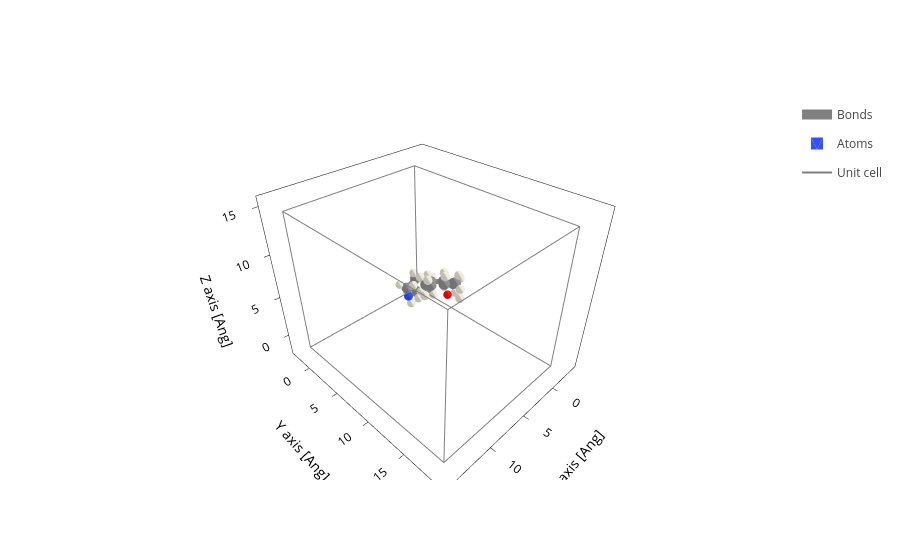

Notebook code for this chart:
### Code cell
molecule.plot()

### Figure 1 — Plotly figure (JSON) as saved in the notebook; plotly's stock layout.template omitted (floating-point values rounded to 4 significant figures; data arrays with more than 128 entries replaced by an {"elided": "..."} marker saying what was removed)
{"data": [{"line": {"color": "gray", "width": 10}, "meta": {}, "mode": "lines", "name": "Bonds", "opacity": 1, "type": "scatter3d", "x": {"elided": "672 float values"}, "y": {"elided": "672 float values"}, "z": {"elided": "672 float values"}}, {"alphahull": 0, "color": "#3050F8", "hovertemplate": "%{meta.position}", "legendgroup": "Atoms", "meta": {"meta": {"Atoms_i": 0}, "position": "(-1.50, 0.20, 0.03)"}, "name": "Atoms", "opacity": 1, "showlegend": true, "showscale": false, "type": "mesh3d", "x": {"elided": "225 float values"}, "y": {"elided": "225 float values"}, "z": {"elided": "225 float values"}}, {"alphahull": 0, "color": "#909090", "hovertemplate": "%{meta.position}", "legendgroup": "Atoms", "meta": {"meta": {"Atoms_i": 1}, "position": "(-0.81, -1.18, 0.35)"}, "name": "Atoms", "opacity": 1, "showlegend": false, "showscale": false, "type": "mesh3d", "x": {"elided": "225 float values"}, "y": {"elided": "225 float values"}, "z": {"elided": "225 float values"}}, {"alphahull": 0, "color": "#909090", "hovertemplate": "%{meta.position}", "legendgroup": "Atoms", "meta": {"meta": {"Atoms_i": 2}, "position": "(0.48, -1.37, -0.51)"}, "name": "Atoms", "opacity": 1, "showlegend": false, "showscale": false, "type": "mesh3d", "x": {"elided": "225 float values"}, "y": {"elided": "225 float values"}, "z": {"elided": "225 float values"}}, {"alphahull": 0, "color": "#3050F8", "hovertemplate": "%{meta.position}", "legendgroup": "Atoms", "meta": {"meta": {"Atoms_i": 3}, "position": "(1.39, -0.09, -0.64)"}, "name": "Atoms", "opacity": 1, "showlegend": false, "showscale": false, "type": "mesh3d", "x": {"elided": "225 float values"}, "y": {"elided": "225 float values"}, "z": {"elided": "225 float values"}}, {"alphahull": 0, "color": "#909090", "hovertemplate": "%{meta.position}", "legendgroup": "Atoms", "meta": {"meta": {"Atoms_i": 4}, "position": "(1.01, 1.04, 0.38)"}, "name": "Atoms", "opacity": 1, "showlegend": false, "showscale": false, "type": "mesh3d", "x": {"elided": "225 float values"}, "y": {"elided": "225 float values"}, "z": {"elided": "225 float values"}}, {"alphahull": 0, "color": "#909090", "hovertemplate": "%{meta.position}", "legendgroup": "Atoms", "meta": {"meta": {"Atoms_i": 5}, "position": "(-0.52, 1.38, 0.38)"}, "name": "Atoms", "opacity": 1, "showlegend": false, "showscale": false, "type": "mesh3d", "x": {"elided": "225 float values"}, "y": {"elided": "225 float values"}, "z": {"elided": "225 float values"}}, {"alphahull": 0, "color": "#EDEADE", "hovertemplate": "%{meta.position}", "legendgroup": "Atoms", "meta": {"meta": {"Atoms_i": 6}, "position": "(-0.67, 2.11, -0.28)"}, "name": "Atoms", "opacity": 1, "showlegend": false, "showscale": false, "type": "mesh3d", "x": {"elided": "225 float values"}, "y": {"elided": "225 float values"}, "z": {"elided": "225 float values"}}, {"alphahull": 0, "color": "#909090", "hovertemplate": "%{meta.position}", "legendgroup": "Atoms", "meta": {"meta": {"Atoms_i": 7}, "position": "(-0.75, 1.72, 1.29)"}, "name": "Atoms", "opacity": 1, "showlegend": false, "showscale": false, "type": "mesh3d", "x": {"elided": "225 float values"}, "y": {"elided": "225 float values"}, "z": {"elided": "225 float values"}}, {"alphahull": 0, "color": "#EDEADE", "hovertemplate": "%{meta.position}", "legendgroup": "Atoms", "meta": {"meta": {"Atoms_i": 8}, "position": "(1.27, 0.74, 1.29)"}, "name": "Atoms", "opacity": 1, "showlegend": false, "showscale": false, "type": "mesh3d", "x": {"elided": "225 float values"}, "y": {"elided": "225 float values"}, "z": {"elided": "225 float values"}}, {"alphahull": 0, "color": "#EDEADE", "hovertemplate": "%{meta.position}", "legendgroup": "Atoms", "meta": {"meta": {"Atoms_i": 9}, "position": "(1.52, 1.86, 0.14)"}, "name": "Atoms", "opacity": 1, "showlegend": false, "showscale": false, "type": "mesh3d", "x": {"elided": "225 float values"}, "y": {"elided": "225 float values"}, "z": {"elided": "225 float values"}}, {"alphahull": 0, "color": "#EDEADE", "hovertemplate": "%{meta.position}", "legendgroup": "Atoms", "meta": {"meta": {"Atoms_i": 10}, "position": "(1.30, 0.27, -1.57)"}, "name": "Atoms", "opacity": 1, "showlegend": false, "showscale": false, "type": "mesh3d", "x": {"elided": "225 float values"}, "y": {"elided": "225 float values"}, "z": {"elided": "225 float values"}}, {"alphahull": 0, "color": "#EDEADE", "hovertemplate": "%{meta.position}", "legendgroup": "Atoms", "meta": {"meta": {"Atoms_i": 11}, "position": "(1.03, -2.10, -0.10)"}, "name": "Atoms", "opacity": 1, "showlegend": false, "showscale": false, "type": "mesh3d", "x": {"elided": "225 float values"}, "y": {"elided": "225 float values"}, "z": {"elided": "225 float values"}}, {"alphahull": 0, "color": "#EDEADE", "hovertemplate": "%{meta.position}", "legendgroup": "Atoms", "meta": {"meta": {"Atoms_i": 12}, "position": "(0.21, -1.65, -1.43)"}, "name": "Atoms", "opacity": 1, "showlegend": false, "showscale": false, "type": "mesh3d", "x": {"elided": "225 float values"}, "y": {"elided": "225 float values"}, "z": {"elided": "225 float values"}}, {"alphahull": 0, "color": "#EDEADE", "hovertemplate": "%{meta.position}", "legendgroup": "Atoms", "meta": {"meta": {"Atoms_i": 13}, "position": "(-0.57, -1.21, 1.32)"}, "name": "Atoms", "opacity": 1, "showlegend": false, "showscale": false, "type": "mesh3d", "x": {"elided": "225 float values"}, "y": {"elided": "225 float values"}, "z": {"elided": "225 float values"}}, {"alphahull": 0, "color": "#EDEADE", "hovertemplate": "%{meta.position}", "legendgroup": "Atoms", "meta": {"meta": {"Atoms_i": 14}, "position": "(-1.45, -1.92, 0.15)"}, "name": "Atoms", "opacity": 1, "showlegend": false, "showscale": false, "type": "mesh3d", "x": {"elided": "225 float values"}, "y": {"elided": "225 float values"}, "z": {"elided": "225 float values"}}, {"alphahull": 0, "color": "#EDEADE", "hovertemplate": "%{meta.position}", "legendgroup": "Atoms", "meta": {"meta": {"Atoms_i": 15}, "position": "(-2.33, 0.28, 0.58)"}, "name": "Atoms", "opacity": 1, "showlegend": false, "showscale": false, "type": "mesh3d", "x": {"elided": "225 float values"}, "y": {"elided": "225 float values"}, "z": {"elided": "225 float values"}}, {"alphahull": 0, "color": "#909090", "hovertemplate": "%{meta.position}", "legendgroup": "Atoms", "meta": {"meta": {"Atoms_i": 16}, "position": "(0.60, 2.16, 1.77)"}, "name": "Atoms", "opacity": 1, "showlegend": false, "showscale": false, "type": "mesh3d", "x": {"elided": "225 float values"}, "y": {"elided": "225 float values"}, "z": {"elided": "225 float values"}}, {"alphahull": 0, "color": "#EDEADE", "hovertemplate": "%{meta.position}", "legendgroup": "Atoms", "meta": {"meta": {"Atoms_i": 17}, "position": "(-0.91, 0.94, 1.90)"}, "name": "Atoms", "opacity": 1, "showlegend": false, "showscale": false, "type": "mesh3d", "x": {"elided": "225 float values"}, "y": {"elided": "225 float values"}, "z": {"elided": "225 float values"}}, {"alphahull": 0, "color": "#909090", "hovertemplate": "%{meta.position}", "legendgroup": "Atoms", "meta": {"meta": {"Atoms_i": 18}, "position": "(-1.99, 2.56, 1.20)"}, "name": "Atoms", "opacity": 1, "showlegend": false, "showscale": false, "type": "mesh3d", "x": {"elided": "225 float values"}, "y": {"elided": "225 float values"}, "z": {"elided": "225 float values"}}, {"alphahull": 0, "color": "#EDEADE", "hovertemplate": "%{meta.position}", "legendgroup": "Atoms", "meta": {"meta": {"Atoms_i": 19}, "position": "(0.74, 1.35, 2.52)"}, "name": "Atoms", "opacity": 1, "showlegend": false, "showscale": false, "type": "mesh3d", "x": {"elided": "225 float values"}, "y": {"elided": "225 float values"}, "z": {"elided": "225 float values"}}, {"alphahull": 0, "color": "#EDEADE", "hovertemplate": "%{meta.position}", "legendgroup": "Atoms", "meta": {"meta": {"Atoms_i": 20}, "position": "(1.08, 1.82, 0.82)"}, "name": "Atoms", "opacity": 1, "showlegend": false, "showscale": false, "type": "mesh3d", "x": {"elided": "225 float values"}, "y": {"elided": "225 float values"}, "z": {"elided": "225 float values"}}, {"alphahull": 0, "color": "#909090", "hovertemplate": "%{meta.position}", "legendgroup": "Atoms", "meta": {"meta": {"Atoms_i": 21}, "position": "(0.98, 3.36, 2.48)"}, "name": "Atoms", "opacity": 1, "showlegend": false, "showscale": false, "type": "mesh3d", "x": {"elided": "225 float values"}, "y": {"elided": "225 float values"}, "z": {"elided": "225 float values"}}, {"alphahull": 0, "color": "#EDEADE", "hovertemplate": "%{meta.position}", "legendgroup": "Atoms", "meta": {"meta": {"Atoms_i": 22}, "position": "(-2.67, 2.00, 1.88)"}, "name": "Atoms", "opacity": 1, "showlegend": false, "showscale": false, "type": "mesh3d", "x": {"elided": "225 float values"}, "y": {"elided": "225 float values"}, "z": {"elided": "225 float values"}}, {"alphahull": 0, "color": "#909090", "hovertemplate": "%{meta.position}", "legendgroup": "Atoms", "meta": {"meta": {"Atoms_i": 23}, "position": "(-2.14, 4.02, 1.50)"}, "name": "Atoms", "opacity": 1, "showlegend": false, "showscale": false, "type": "mesh3d", "x": {"elided": "225 float values"}, "y": {"elided": "225 float values"}, "z": {"elided": "225 float values"}}, {"alphahull": 0, "color": "#EDEADE", "hovertemplate": "%{meta.position}", "legendgroup": "Atoms", "meta": {"meta": {"Atoms_i": 24}, "position": "(-2.33, 2.37, 0.16)"}, "name": "Atoms", "opacity": 1, "showlegend": false, "showscale": false, "type": "mesh3d", "x": {"elided": "225 float values"}, "y": {"elided": "225 float values"}, "z": {"elided": "225 float values"}}, {"alphahull": 0, "color": "#EDEADE", "hovertemplate": "%{meta.position}", "legendgroup": "Atoms", "meta": {"meta": {"Atoms_i": 25}, "position": "(1.41, 3.34, 3.33)"}, "name": "Atoms", "opacity": 1, "showlegend": false, "showscale": false, "type": "mesh3d", "x": {"elided": "225 float values"}, "y": {"elided": "225 float values"}, "z": {"elided": "225 float values"}}, {"alphahull": 0, "color": "#EDEADE", "hovertemplate": "%{meta.position}", "legendgroup": "Atoms", "meta": {"meta": {"Atoms_i": 26}, "position": "(2.14, 3.59, 1.71)"}, "name": "Atoms", "opacity": 1, "showlegend": false, "showscale": false, "type": "mesh3d", "x": {"elided": "225 float values"}, "y": {"elided": "225 float values"}, "z": {"elided": "225 float values"}}, {"alphahull": 0, "color": "#909090", "hovertemplate": "%{meta.position}", "legendgroup": "Atoms", "meta": {"meta": {"Atoms_i": 27}, "position": "(-1.45, 4.95, 2.37)"}, "name": "Atoms", "opacity": 1, "showlegend": false, "showscale": false, "type": "mesh3d", "x": {"elided": "225 float values"}, "y": {"elided": "225 float values"}, "z": {"elided": "225 float values"}}, {"alphahull": 0, "color": "#EDEADE", "hovertemplate": "%{meta.position}", "legendgroup": "Atoms", "meta": {"meta": {"Atoms_i": 28}, "position": "(-1.98, 4.53, 0.52)"}, "name": "Atoms", "opacity": 1, "showlegend": false, "showscale": false, "type": "mesh3d", "x": {"elided": "225 float values"}, "y": {"elided": "225 float values"}, "z": {"elided": "225 float values"}}, {"alphahull": 0, "color": "#EDEADE", "hovertemplate": "%{meta.position}", "legendgroup": "Atoms", "meta": {"meta": {"Atoms_i": 29}, "position": "(-3.20, 4.18, 1.82)"}, "name": "Atoms", "opacity": 1, "showlegend": false, "showscale": false, "type": "mesh3d", "x": {"elided": "225 float values"}, "y": {"elided": "225 float values"}, "z": {"elided": "225 float values"}}, {"alphahull": 0, "color": "#EDEADE", "hovertemplate": "%{meta.position}", "legendgroup": "Atoms", "meta": {"meta": {"Atoms_i": 30}, "position": "(-1.90, 5.05, 3.26)"}, "name": "Atoms", "opacity": 1, "showlegend": false, "showscale": false, "type": "mesh3d", "x": {"elided": "225 float values"}, "y": {"elided": "225 float values"}, "z": {"elided": "225 float values"}}, {"alphahull": 0, "color": "#EDEADE", "hovertemplate": "%{meta.position}", "legendgroup": "Atoms", "meta": {"meta": {"Atoms_i": 31}, "position": "(-1.33, 5.85, 1.96)"}, "name": "Atoms", "opacity": 1, "showlegend": false, "showscale": false, "type": "mesh3d", "x": {"elided": "225 float values"}, "y": {"elided": "225 float values"}, "z": {"elided": "225 float values"}}, {"alphahull": 0, "color": "#909090", "hovertemplate": "%{meta.position}", "legendgroup": "Atoms", "meta": {"meta": {"Atoms_i": 32}, "position": "(0.15, 4.70, 2.89)"}, "name": "Atoms", "opacity": 1, "showlegend": false, "showscale": false, "type": "mesh3d", "x": {"elided": "225 float values"}, "y": {"elided": "225 float values"}, "z": {"elided": "225 float values"}}, {"alphahull": 0, "color": "#EDEADE", "hovertemplate": "%{meta.position}", "legendgroup": "Atoms", "meta": {"meta": {"Atoms_i": 33}, "position": "(0.08, 4.75, 3.88)"}, "name": "Atoms", "opacity": 1, "showlegend": false, "showscale": false, "type": "mesh3d", "x": {"elided": "225 float values"}, "y": {"elided": "225 float values"}, "z": {"elided": "225 float values"}}, {"alphahull": 0, "color": "#FF0D0D", "hovertemplate": "%{meta.position}", "legendgroup": "Atoms", "meta": {"meta": {"Atoms_i": 34}, "position": "(0.88, 5.93, 2.38)"}, "name": "Atoms", "opacity": 1, "showlegend": false, "showscale": false, "type": "mesh3d", "x": {"elided": "225 float values"}, "y": {"elided": "225 float values"}, "z": {"elided": "225 float values"}}, {"alphahull": 0, "color": "#EDEADE", "hovertemplate": "%{meta.position}", "legendgroup": "Atoms", "meta": {"meta": {"Atoms_i": 35}, "position": "(0.16, 7.14, 2.13)"}, "name": "Atoms", "opacity": 1, "showlegend": false, "showscale": false, "type": "mesh3d", "x": {"elided": "225 float values"}, "y": {"elided": "225 float values"}, "z": {"elided": "225 float values"}}, {"meta": {}, "mode": "lines", "name": "Unit cell", "type": "scatter3d", "x": [0.0, 0.0, 15.34, 15.34, 0.0, 0.0, NaN, 0.0, 0.0, 0.0, 15.34, 15.34, 0.0, NaN, 15.34, 15.34, NaN, 15.34, 15.34], "y": [0.0, 19.25, 19.25, 19.25, 19.25, 19.25, NaN, 19.25, 0.0, 0.0, 0.0, 0.0, 0.0, NaN, 19.25, 0.0, NaN, 19.25, 0.0], "z": [0.0, 0.0, 0.0, 15.45, 15.45, 0.0, NaN, 15.45, 15.45, 0.0, 0.0, 15.45, 15.45, NaN, 0.0, 0.0, NaN, 15.45, 15.45]}], "layout": {"scene": {"aspectmode": "data", "xaxis": {"title": {"text": "X axis [Ang]"}}, "yaxis": {"title": {"text": "Y axis [Ang]"}}, "zaxis": {"title": {"text": "Z axis [Ang]"}}}, "xaxis": {"scaleanchor": "y", "scaleratio": 1, "title": {"text": "X axis [Ang]"}}, "yaxis": {"title": {"text": "Y axis [Ang]"}}}}
